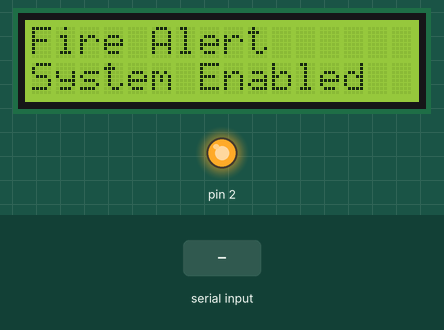
This sketch was run on a simulated Arduino Uno, built with avr-gcc and run on an emulated ATmega328P. Shown: 16×2 character LCD, output pins drawn as LEDs (lit = HIGH). The inputs (shaded band) are chosen by the test bench.

Above: at 1.1 s.
5.3 s: "1\n" received over Serial
At 6.8 s:
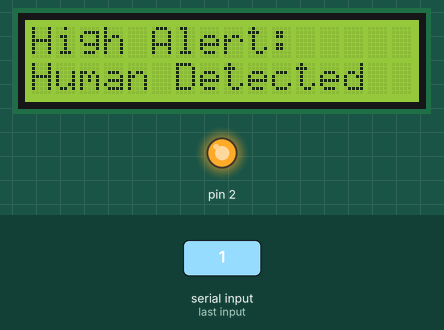
7.1 s: "2\n" received over Serial
At 8.3 s:
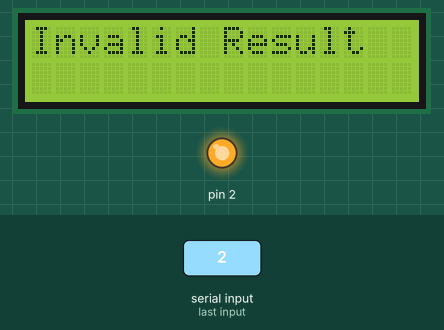
8.6 s: "0\n" received over Serial
At 9.5 s:
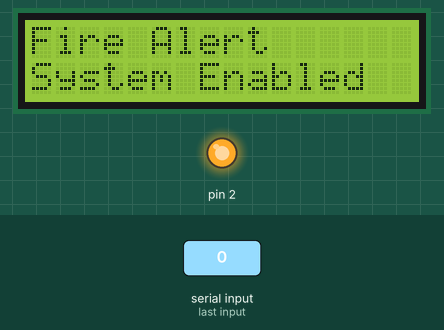
Timing chart, 0 to 11.6 s (numbered marks = the images above; inputs shaded):
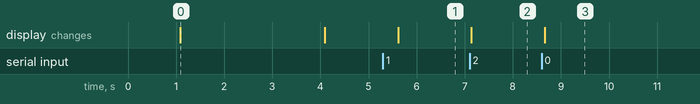

The sketch:

IOT.ino
```cpp
// # Include Libraries
#include <LiquidCrystal_I2C.h>

// # Intialize LCD
LiquidCrystal_I2C lcd(0x27, 16, 2);

// # Setup
void setup()
{
    Serial.begin(9600);
    lcd.init();
    lcd.backlight();
    lcd.clear();
    pinMode(2, OUTPUT);
    digitalWrite(2, HIGH);
    delay(1000);
    lcd.setCursor(0, 0);
    lcd.print("Fire Alert");
    lcd.setCursor(0, 1);
    lcd.print("System Enabled");
    delay(3000);
    lcd.clear();
}

// # Loop
void loop()
{
    // # Check for Serial Data
    int serial = Serial.available();
    if (serial > 0)
    {
        // # Read Serial Data
        String result = Serial.readStringUntil('\n');

        // # Clear LCD Screen
        lcd.clear();
        lcd.setCursor(0, 0);

        // # Check for 'result'
        if (result == "0")
        {
               lcd.print("Fire Alert");
    lcd.setCursor(0, 1);
    lcd.print("System Enabled");
        }
        else if (result == "1")
        {
            lcd.print("High Alert:");
            lcd.setCursor(0, 1);
            lcd.print("Human Detected");
        }
        else
        {
            lcd.print("Invalid Result");
        }
    }

    // # Add delay
    delay(500);
}
```

Measured:
- after the input at 5.3 s, the display: changes after 0.32 s (image 1)
- after the input at 7.1 s, the display: changes at once (image 2)
- after the input at 8.6 s, the display: changes after 0.07 s (image 3)
- what the display in image 0 shows lasts 3.0 s, from 1.1 s to 4.1 s
